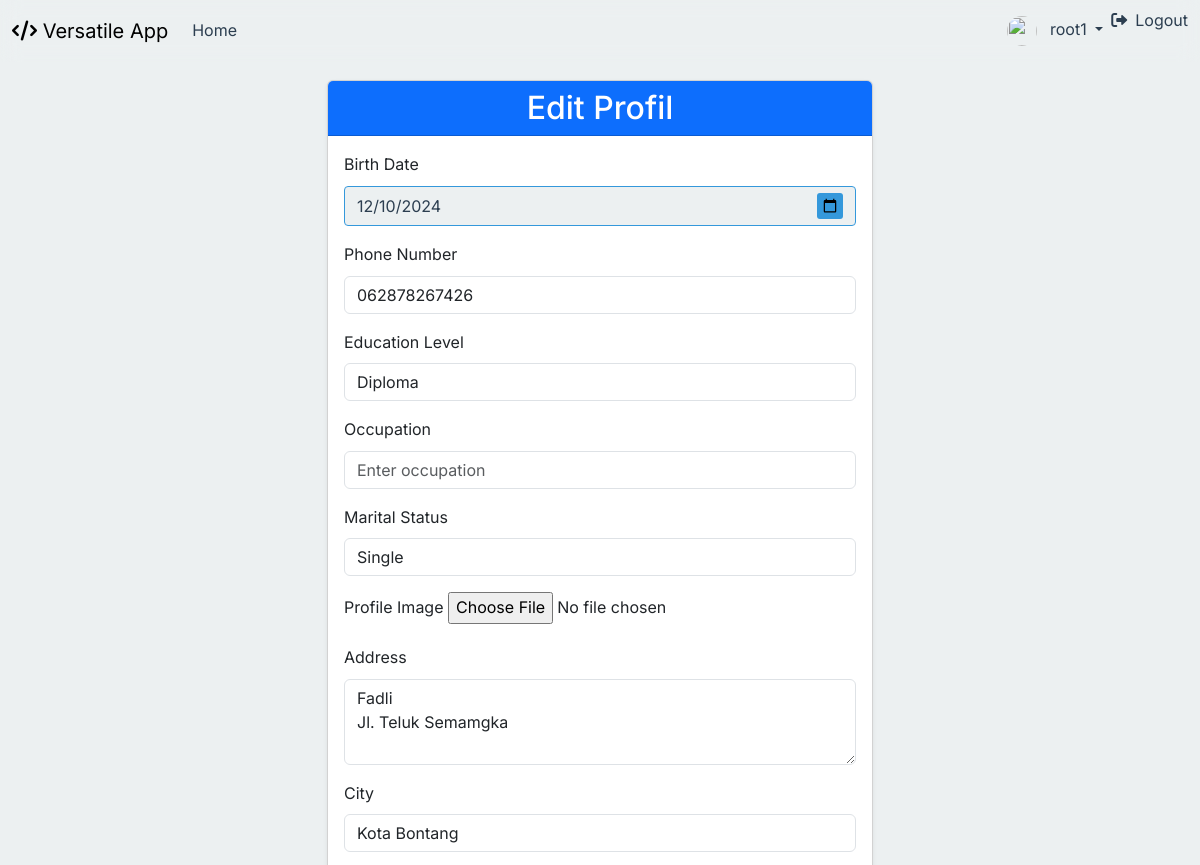
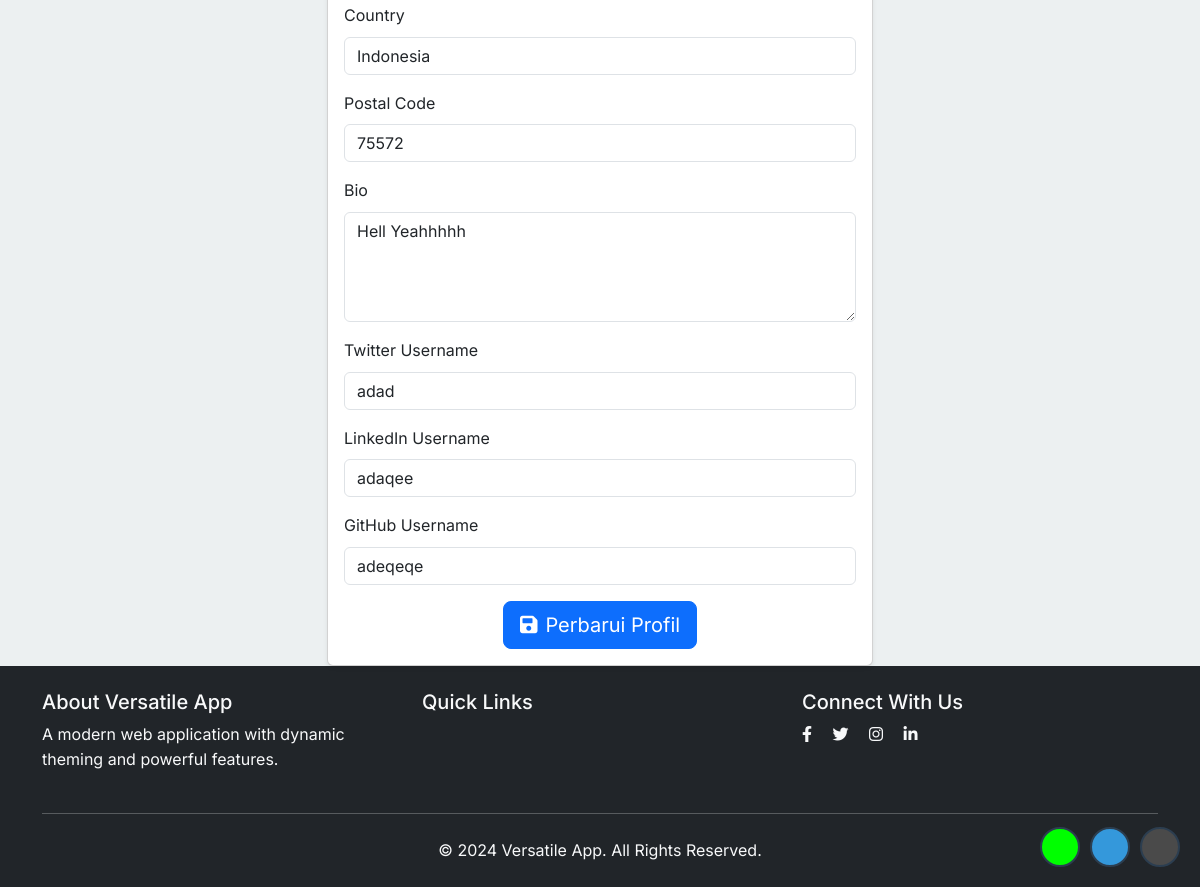
Screenshot of /accounts/edit-profile/ (signed in) with the database file from the repository (2 pictures, top to bottom).
### accounts/models.py (models this page shows, shortened)
class CustomUser (AbstractBaseUser , PermissionsMixin):
    LANGUAGE_CHOICES = [
        ('en', 'English'),
        ('id', 'Bahasa Indonesia'),
    ]
    THEME_CHOICES = [
        ('default', 'Default'),
        ('modern', 'Modern'),
        ('gradient', 'Gradient'),
    ]
    id = models.UUIDField(primary_key=True, default=uuid.uuid4, editable=False)
    email = models.EmailField(_('email address'), unique=True, validators=[EmailValidator()])
    username = models.CharField(_('username'), max_length=50, unique=True, validators=[
        RegexValidator(r'^[\w.@+-]+$', _('Enter a valid username. Use letters, numbers, and @/./+/-/_ only.'))
    ])
    first_name = models.CharField(_('First Name'), max_length=150, blank=True)
    last_name = models.CharField(_('Last Name'), max_length=150, blank=True)
    is_staff = models.BooleanField(_('staff status'), default=False)
    is_active = models.BooleanField(_('active'), default=True)
    is_verified = models.BooleanField(_('verified'), default=False)
    two_factor_enabled = models.BooleanField(_('two-factor authentication'), default=False)
    login_count = models.PositiveIntegerField(_('login count'), default=0)
    last_login_ip = models.GenericIPAddressField(_('last login IP'), null=True, blank=True)
    date_joined = models.DateTimeField(_('date joined'), default=timezone.now)
    last_activity = models.DateTimeField(_('last activity'), null=True, blank=True)
    language_preference = models.CharField(_('language preference'), max_length=10, choices=LANGUAGE_CHOICES, default='en')
    theme = models.CharField(max_length=20, choices=THEME_CHOICES, default='default')
    objects = CustomUserManager()
    USERNAME_FIELD = 'email'
    REQUIRED_FIELDS = ['username']
    class Meta:
        verbose_name = _('user')
        verbose_name_plural = _('users')
        ordering = ['-date_joined']
        indexes = [models.Index(fields=['email', 'username'])]
    groups = models.ManyToManyField(
        Group,
        related_name='customuser_set',  # Ubah nama ini sesuai kebutuhan
        blank=True,
        help_text='The groups this user belongs to. A user will get all permissions granted to each of their groups.',
        verbose_name='groups'
    )
    user_permissions = models.ManyToManyField(
        Permission,
        related_name='customuser_set',  # Ubah nama ini sesuai kebutuhan
        blank=True,
        help_text='Specific permissions for this user.',
        verbose_name='user permissions'
    )

class UserProfile(models.Model):
    user = models.OneToOneField(settings.AUTH_USER_MODEL, on_delete=models.CASCADE)
    gender = models.CharField(max_length=1, choices=[
        ('M', 'Male'),
        ('F', 'Female'),
        ('O', 'Other'),
        ('N', 'Prefer not to say')
    ], blank=True, default='N')
    EDUCATION_LEVELS = [
        ('SD', _('Elementary School')),
        ('SMP', _('Junior High School')),
        ('SMA', _('Senior High School')),
        ('D3', _('Diploma')),
        ('S1', _('Bachelor')),
        ('S2', _('Master')),
        ('S3', _('Doctorate')),
        ('OTHER', _('Other'))
    ]
    MARITAL_STATUS_CHOICES = [
        ('S', _('Single')),
        ('M', _('Married')),
        ('D', _('Divorced')),
        ('W', _('Widowed'))
    ]
    user = models.OneToOneField(settings.AUTH_USER_MODEL, on_delete=models.CASCADE, related_name='profile')
    birth_date = models.DateField(_('Birth Date'), null=True, blank=True)
    phone_regex = RegexValidator(
        regex=r'^\+?1?\d{9,15}$',
        message=_("Phone number must be entered in the format: '+999999999'. Up to 15 digits allowed.")
    )
    phone_number = models.CharField(  # Perbaikan di sini
        _('Phone Number'),
        validators=[phone_regex],
        max_length=15,
        blank=True,
        null=True
    )
    education_level = models.CharField(_('Education Level'), max_length=10, choices=EDUCATION_LEVELS, blank=True)
    occupation = models.CharField(_('Occupation'), max_length=100, blank=True)
    marital_status = models.CharField(_('Marital Status'), max_length=1, choices=MARITAL_STATUS_CHOICES, blank=True)
    profile_image = models.ImageField(
        upload_to=user_profile_image_path,
        blank=True,
        null=True,
        validators=[FileExtensionValidator(allowed_extensions=['jpg', 'jpeg', 'png', 'gif'])]
    )
    address = models.TextField(_('Address'), blank=True, null=True)
    city = models.CharField(_('City'), max_length=100, blank=True)
    country = models.CharField(_('Country'), max_length=100, blank=True)
    postal_code = models.CharField(_('Postal Code'), max_length=20, blank=True)
    bio = models.TextField(_('Bio'), blank=True, null=True)
    twitter_username = models.CharField(_('Twitter Username'), max_length=100, blank=True)
    linkedin_username = models.CharField(_('LinkedIn Username'), max_length=100, blank=True)
    github_username = models.CharField(_('GitHub Username'), max_length=100, blank=True)
    created_at = models.DateTimeField(_('Created At'), auto_now_add=True)
    updated_at = models.DateTimeField(_('Updated At'), auto_now=True)
    class Meta:
        verbose_name = _('User  Profile')
        verbose_name_plural = _('User  Profiles')
        ordering = ['-created_at']

### accounts/views.py (the view)
# urls.py: path('edit-profile/', edit_profile, name='edit_profile'),
@login_required
def edit_profile(request):
    try:
        user_profile = request.user.profile
    except UserProfile.DoesNotExist:
        user_profile = UserProfile.objects.create(user=request.user)
    if request.method == 'POST':
        form = UserProfileForm(
            request.POST,
            request.FILES,
            instance=user_profile
        )
        if form.is_valid():
            profile = form.save(commit=False)
            profile.user = request.user
            profile.save()
            messages.success(
                request,
                _('Your profile has been updated successfully.')
            )
            return redirect('profile_detail')
    else:
        form = UserProfileForm(instance=user_profile)
    return render(request, 'accounts/edit_profile.html', {
        'form': form,
        'title': _('Edit Profile')
    })

### accounts/templates/accounts/edit_profile.html (shortened to what this page needs)
{% extends 'base.html' %}
{% block content %}
<div class="container">
    <div class="row justify-content-center">
        <div class="col-md-6">
            <div class="card shadow-sm">
                <div class="card-header bg-primary text-white text-center">
                    <h2 class="mb-0">Edit Profil</h2>
                </div>
                <div class="card-body">
                    <form method="post" enctype="multipart/form-data">
                        {% for field in form %}
                            <div class="mb-3">
                                <label class="form-label" for="{{ field.id_for_label }}">
                                    {{ field.label }}
                                </label>
                                {{ field }}
                            </div>
                        {% endfor %}
                        <div class="text-center">
                            <button type="submit" class="btn btn-primary btn-lg">
                                <i class="fas fa-save me-2"></i>Perbarui Profil
                            </button>
                        </div>
                    </form>
                </div>
            </div>
        </div>
    </div>
</div>
{% endblock %}

### templates/base.html (shortened to what this page needs)
<!DOCTYPE html>
<html lang="en">
<head>
    <link href="https://cdn.jsdelivr.net/npm/bootstrap@5.3.0/dist/css/bootstrap.min.css" rel="stylesheet">
    <link href="https://cdnjs.cloudflare.com/ajax/libs/font-awesome/6.0.0-beta3/css/all.min.css" rel="stylesheet">
    <link href="https://cdnjs.cloudflare.com/ajax/libs/animate.css/4.1.1/animate.min.css" rel="stylesheet">
</head>
<body class="theme-modern">
    <div class="toast-container position-fixed top-0 end-0 p-3" id="notification-container"></div>
    <nav class="navbar navbar-expand-lg navbar-theme fixed-top">
        <div class="container-fluid">
            <a class="navbar-brand" href="/">
                <i class="fas fa-code"></i> Versatile App
            </a>
                        <div class="collapse navbar-collapse" id="mainNavbar">
                <ul class="navbar-nav me-auto">
                    <li class="nav-item">
                        <a class="nav-link" href="{% url 'home' %}">Home</a>
                    </li>
                </ul>
                <ul class="navbar-nav">
                    {% if user.is_authenticated %}
                        <li class="nav-item dropdown">
                            <a class="nav-link dropdown-toggle" href="#" role="button" data-bs-toggle="dropdown">
                                <img src="{{ user.profile.avatar.url }}" class="rounded-circle me-2" width="30" height="30">
                                {{ user.username }}
                            </a>
                                <li><a class="dropdown-item" href="{% url 'logout' %}">
                                    <i class="fas fa-sign-out-alt me-2"></i>Logout
                                </a></li>
                            </ul>
                    {% endif %}
            </div>
        </div>
    </nav>
    <div class="theme-switcher">
        <div
            class="theme-switch-btn cyberpunk-btn"
            onclick="themeManager.changeTheme('cyberpunk')"
            title="Cyberpunk Theme">
        </div>
        <div
            class="theme-switch-btn modern-btn"
            onclick="themeManager.changeTheme('modern')"
            title="Modern Theme">
        </div>
        <div
            class="theme-switch-btn classic-btn"
            onclick="themeManager.changeTheme('classic')"
            title="Classic Theme">
        </div>
    </div>
    <main class="container-fluid flex-grow-1">
        {% block content %}{% endblock %}
    </main>
    <footer class="bg-dark text-light py-4 mt-auto">
        <div class="container">
            <div class="row">
                <div class="col-md-4">
                    <h5>About Versatile App</h5>
                    <p>A modern web application with dynamic theming and powerful features.</p>
                </div>
                <div class="col-md-4">
                    <h5>Quick Links</h5>
                </div>
                <div class="col-md-4">
                    <h5>Connect With Us</h5>
                    <div class="social-links">
                        <a href="#" class="text-light me-3"><i class="fab fa-facebook-f"></i></a>
                        <a href="#" class="text-light me-3"><i class="fab fa-twitter"></i></a>
                        <a href="#" class="text-light me-3"><i class="fab fa-instagram"></i></a>
                        <a href="#" class="text-light"><i class="fab fa-linkedin-in"></i></a>
                    </div>
                </div>
            </div>
            <hr class="my-4">
            <div class="text-center">
                <p class="mb-0">&copy; 2024 Versatile App. All Rights Reserved.</p>
            </div>
        </div>
    </footer>
</body>
</html>

### templates/base.html (style rules this page uses)
:root { --primary-color: #3498db; --secondary-color: #2ecc71; --text-color: #333; --bg-color: #f4f4f4; --accent-color: #d4af37; }
.theme-modern { --primary-color: #3498db; --secondary-color: #2ecc71; --text-color: #2c3e50; --bg-color: #ecf0f1; --accent-color: #e74c3c; font-family: 'Inter', sans-serif; }
* { margin: 0; padding: 0; box-sizing: border-box; }
body { background-color: var(--bg-color); color: var(--text-color); line-height: 1.6; transition: all 0.3s ease; min-height: 100vh; display: flex; flex-direction: column; }
.navbar-theme { background-color: rgba(var(--primary-color), 0.1) !important; backdrop-filter: blur(10px); transition: all 0.3s ease; }
.nav-link { color: var(--text-color) !important; transition: all 0.3s ease; }
.theme-switcher { position: fixed; bottom: 20px; right: 20px; z-index: 1000; display: flex; gap: 10px; }
.theme-switch-btn { width: 40px; height: 40px; border-radius: 50%; border: 2px solid var(--text-color); cursor: pointer; transition: transform 0.3s ease; }
.cyberpunk-btn { background-color: #00ff00; }
.modern-btn { background-color: #3498db; }
.classic-btn { background-color: #4a4a4a; }
main { flex-grow: 1; padding-top: 80px; }

### accounts/templates/accounts/edit_profile.html (style rules this page uses)
input[type="date"] { appearance: none; -webkit-appearance: none; -moz-appearance: none; display: block; width: 100%; padding: 0.375rem 0.75rem; font-size: 1rem; font-weight: 400; line-height: 1.5; color: var(--text-color); background-color: var(--bg-color); background-clip: padding-box; border: 1px solid var(--primary-color); border-radius: 0.25rem; transition: border-color 0.15s ease-in-out, box-shadow 0.15s ease-in-out; }

### rows the page displays
CustomUser: username "root1"
UserProfile: form "12/10/2024" "062878267426" "Diploma" "Single" "Fadli Jl. Teluk Semamgka" "Kota Bontang" "Indonesia" "75572" "Hell Yeahhhhh" "adad" "adaqee" "adeqeqe"

### other values shown
{{ field.label }} "Birth Date" "Phone Number" "Education Level" "Occupation" "Marital Status" "Profile Image" "Address" "City" "Country" "Postal Code" "Bio" "Twitter Username" "LinkedIn Username" "GitHub Username"
